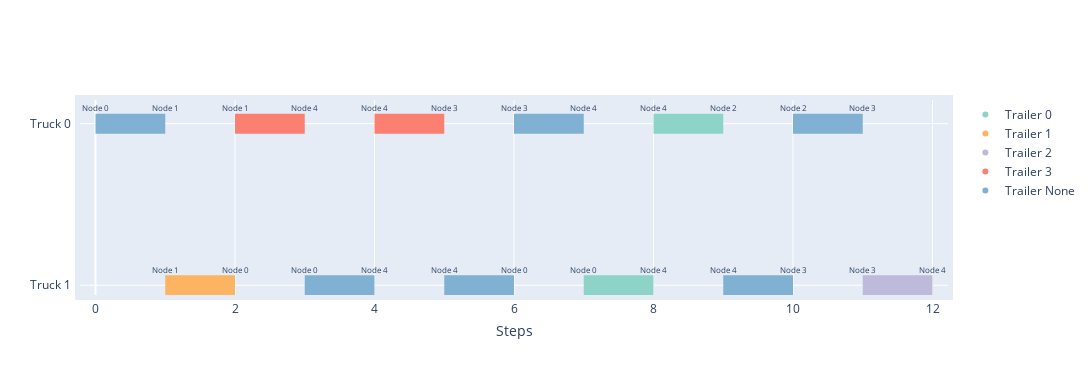

This figure's notebook cell:
### Code cell
env = EVRP
dataset = env.make_dataset(
        filename='../instances/paper_5_nodes_swapping.json',
        r_threshold=0.6
    )
example_name="paper5"

# Need a dataloader to batch instances
dataloader = DataLoader(dataset, batch_size=1, collate_fn=collate_fn)

# Make var works for dicts
batch = next(iter(dataloader))

# Run the model
model.eval()
model.set_decode_type('greedy')

with torch.no_grad():
    cost, length, reward, penalty, _, edges, decision = model(batch[0].copy(), batch[1].copy(), return_pi=True)

edges=edges.permute(1,2,0)
decision=decision.permute(0, 2, 1)

for i, graph in enumerate(batch[1]):
    edge_count = len(edges[i]) + 1

    cols = 3
    rows = math.ceil(edge_count / cols)
    fig, axs = plt.subplots(rows, cols, figsize=(15, rows * 5.5))  # Adjusted figure size
    plt.subplots_adjust(wspace=0.02, hspace=0.02)

    # Flatten axs to easily iterate over it
    axs = axs.ravel()

    graph.draw(ax=axs[0], with_labels=False)
    axs[0].set_title("Initial State")
    axs[0].set_xlim([-0.7, 1.3])
    axs[0].set_ylim([-0.7, 1.3])
    axs[0].set_aspect('equal')

    col = 1
    for edge, d in zip(edges[i], decision[i]):

        graph.clear()
        graph.visit_edges([edge])
        graph.draw(ax=axs[col], with_labels=True)
        axs[col].set_title(f"Step {col-1}")
        axs[col].set_xlim([-0.7, 1.3])
        axs[col].set_ylim([-0.7, 1.3])
        axs[col].set_aspect('equal')

        col += 1

    data = edges[i].numpy().astype(int)
    plot_timeline(data, example_name=example_name)

# Hide empty subplots
for j in range(col, len(axs)):
    axs[j].axis('off')

plt.savefig(f"../images/evrp/plot_solution_graphs_{example_name}.png")
plt.show()
plt.close()

### Figure 1 — Plotly figure (JSON) as saved in the notebook; plotly's stock layout.template omitted (floating-point values rounded to 4 significant figures)
{"data": [{"hoverinfo": "none", "line": {"color": "rgb(128,177,211)", "width": 20}, "mode": "lines", "name": "Truck 0 ", "showlegend": false, "type": "scatter", "x": [0, 1], "y": [0, 0]}, {"hoverinfo": "none", "line": {"color": "rgb(251,128,114)", "width": 20}, "mode": "lines", "name": "Truck 0 ", "showlegend": false, "type": "scatter", "x": [2, 3], "y": [0, 0]}, {"hoverinfo": "none", "line": {"color": "rgb(251,128,114)", "width": 20}, "mode": "lines", "name": "Truck 0 ", "showlegend": false, "type": "scatter", "x": [4, 5], "y": [0, 0]}, {"hoverinfo": "none", "line": {"color": "rgb(128,177,211)", "width": 20}, "mode": "lines", "name": "Truck 0 ", "showlegend": false, "type": "scatter", "x": [6, 7], "y": [0, 0]}, {"hoverinfo": "none", "line": {"color": "rgb(141,211,199)", "width": 20}, "mode": "lines", "name": "Truck 0 ", "showlegend": false, "type": "scatter", "x": [8, 9], "y": [0, 0]}, {"hoverinfo": "none", "line": {"color": "rgb(128,177,211)", "width": 20}, "mode": "lines", "name": "Truck 0 ", "showlegend": false, "type": "scatter", "x": [10, 11], "y": [0, 0]}, {"hoverinfo": "none", "line": {"color": "rgb(253,180,98)", "width": 20}, "mode": "lines", "name": "Truck 1 ", "showlegend": false, "type": "scatter", "x": [1, 2], "y": [1, 1]}, {"hoverinfo": "none", "line": {"color": "rgb(128,177,211)", "width": 20}, "mode": "lines", "name": "Truck 1 ", "showlegend": false, "type": "scatter", "x": [3, 4], "y": [1, 1]}, {"hoverinfo": "none", "line": {"color": "rgb(128,177,211)", "width": 20}, "mode": "lines", "name": "Truck 1 ", "showlegend": false, "type": "scatter", "x": [5, 6], "y": [1, 1]}, {"hoverinfo": "none", "line": {"color": "rgb(141,211,199)", "width": 20}, "mode": "lines", "name": "Truck 1 ", "showlegend": false, "type": "scatter", "x": [7, 8], "y": [1, 1]}, {"hoverinfo": "none", "line": {"color": "rgb(128,177,211)", "width": 20}, "mode": "lines", "name": "Truck 1 ", "showlegend": false, "type": "scatter", "x": [9, 10], "y": [1, 1]}, {"hoverinfo": "none", "line": {"color": "rgb(190,186,218)", "width": 20}, "mode": "lines", "name": "Truck 1 ", "showlegend": false, "type": "scatter", "x": [11, 12], "y": [1, 1]}, {"legendgroup": "Trailer 0", "marker": {"color": "rgb(141,211,199)"}, "mode": "markers", "name": "Trailer 0", "type": "scatter", "x": [null], "y": [null]}, {"legendgroup": "Trailer 1", "marker": {"color": "rgb(253,180,98)"}, "mode": "markers", "name": "Trailer 1", "type": "scatter", "x": [null], "y": [null]}, {"legendgroup": "Trailer 2", "marker": {"color": "rgb(190,186,218)"}, "mode": "markers", "name": "Trailer 2", "type": "scatter", "x": [null], "y": [null]}, {"legendgroup": "Trailer 3", "marker": {"color": "rgb(251,128,114)"}, "mode": "markers", "name": "Trailer 3", "type": "scatter", "x": [null], "y": [null]}, {"legendgroup": "Trailer None", "marker": {"color": "rgb(128,177,211)"}, "mode": "markers", "name": "Trailer None", "type": "scatter", "x": [null], "y": [null]}], "layout": {"annotations": [{"align": "center", "arrowhead": 2, "arrowsize": 1.5, "arrowwidth": 1.5, "ax": -5, "ay": 0, "font": {"size": 8}, "showarrow": false, "text": "Node 0", "valign": "bottom", "x": 0, "xref": "x", "y": -0.1, "yref": "y"}, {"align": "center", "arrowhead": 2, "arrowsize": 1.5, "arrowwidth": 1.5, "ax": -5, "ay": 0, "font": {"size": 8}, "showarrow": false, "text": "Node 1", "valign": "bottom", "x": 1, "xref": "x", "y": -0.1, "yref": "y"}, {"align": "center", "arrowhead": 2, "arrowsize": 1.5, "arrowwidth": 1.5, "ax": -5, "ay": 0, "font": {"size": 8}, "showarrow": false, "text": "Node 1", "valign": "bottom", "x": 2, "xref": "x", "y": -0.1, "yref": "y"}, {"align": "center", "arrowhead": 2, "arrowsize": 1.5, "arrowwidth": 1.5, "ax": -5, "ay": 0, "font": {"size": 8}, "showarrow": false, "text": "Node 4", "valign": "bottom", "x": 3, "xref": "x", "y": -0.1, "yref": "y"}, {"align": "center", "arrowhead": 2, "arrowsize": 1.5, "arrowwidth": 1.5, "ax": -5, "ay": 0, "font": {"size": 8}, "showarrow": false, "text": "Node 4", "valign": "bottom", "x": 4, "xref": "x", "y": -0.1, "yref": "y"}, {"align": "center", "arrowhead": 2, "arrowsize": 1.5, "arrowwidth": 1.5, "ax": -5, "ay": 0, "font": {"size": 8}, "showarrow": false, "text": "Node 3", "valign": "bottom", "x": 5, "xref": "x", "y": -0.1, "yref": "y"}, {"align": "center", "arrowhead": 2, "arrowsize": 1.5, "arrowwidth": 1.5, "ax": -5, "ay": 0, "font": {"size": 8}, "showarrow": false, "text": "Node 3", "valign": "bottom", "x": 6, "xref": "x", "y": -0.1, "yref": "y"}, {"align": "center", "arrowhead": 2, "arrowsize": 1.5, "arrowwidth": 1.5, "ax": -5, "ay": 0, "font": {"size": 8}, "showarrow": false, "text": "Node 4", "valign": "bottom", "x": 7, "xref": "x", "y": -0.1, "yref": "y"}, {"align": "center", "arrowhead": 2, "arrowsize": 1.5, "arrowwidth": 1.5, "ax": -5, "ay": 0, "font": {"size": 8}, "showarrow": false, "text": "Node 4", "valign": "bottom", "x": 8, "xref": "x", "y": -0.1, "yref": "y"}, {"align": "center", "arrowhead": 2, "arrowsize": 1.5, "arrowwidth": 1.5, "ax": -5, "ay": 0, "font": {"size": 8}, "showarrow": false, "text": "Node 2", "valign": "bottom", "x": 9, "xref": "x", "y": -0.1, "yref": "y"}, {"align": "center", "arrowhead": 2, "arrowsize": 1.5, "arrowwidth": 1.5, "ax": -5, "ay": 0, "font": {"size": 8}, "showarrow": false, "text": "Node 2", "valign": "bottom", "x": 10, "xref": "x", "y": -0.1, "yref": "y"}, {"align": "center", "arrowhead": 2, "arrowsize": 1.5, "arrowwidth": 1.5, "ax": -5, "ay": 0, "font": {"size": 8}, "showarrow": false, "text": "Node 3", "valign": "bottom", "x": 11, "xref": "x", "y": -0.1, "yref": "y"}, {"align": "center", "arrowhead": 2, "arrowsize": 1.5, "arrowwidth": 1.5, "ax": -5, "ay": 0, "font": {"size": 8}, "showarrow": false, "text": "Node 1", "valign": "bottom", "x": 1, "xref": "x", "y": 0.9, "yref": "y"}, {"align": "center", "arrowhead": 2, "arrowsize": 1.5, "arrowwidth": 1.5, "ax": -5, "ay": 0, "font": {"size": 8}, "showarrow": false, "text": "Node 0", "valign": "bottom", "x": 2, "xref": "x", "y": 0.9, "yref": "y"}, {"align": "center", "arrowhead": 2, "arrowsize": 1.5, "arrowwidth": 1.5, "ax": -5, "ay": 0, "font": {"size": 8}, "showarrow": false, "text": "Node 0", "valign": "bottom", "x": 3, "xref": "x", "y": 0.9, "yref": "y"}, {"align": "center", "arrowhead": 2, "arrowsize": 1.5, "arrowwidth": 1.5, "ax": -5, "ay": 0, "font": {"size": 8}, "showarrow": false, "text": "Node 4", "valign": "bottom", "x": 4, "xref": "x", "y": 0.9, "yref": "y"}, {"align": "center", "arrowhead": 2, "arrowsize": 1.5, "arrowwidth": 1.5, "ax": -5, "ay": 0, "font": {"size": 8}, "showarrow": false, "text": "Node 4", "valign": "bottom", "x": 5, "xref": "x", "y": 0.9, "yref": "y"}, {"align": "center", "arrowhead": 2, "arrowsize": 1.5, "arrowwidth": 1.5, "ax": -5, "ay": 0, "font": {"size": 8}, "showarrow": false, "text": "Node 0", "valign": "bottom", "x": 6, "xref": "x", "y": 0.9, "yref": "y"}, {"align": "center", "arrowhead": 2, "arrowsize": 1.5, "arrowwidth": 1.5, "ax": -5, "ay": 0, "font": {"size": 8}, "showarrow": false, "text": "Node 0", "valign": "bottom", "x": 7, "xref": "x", "y": 0.9, "yref": "y"}, {"align": "center", "arrowhead": 2, "arrowsize": 1.5, "arrowwidth": 1.5, "ax": -5, "ay": 0, "font": {"size": 8}, "showarrow": false, "text": "Node 4", "valign": "bottom", "x": 8, "xref": "x", "y": 0.9, "yref": "y"}, {"align": "center", "arrowhead": 2, "arrowsize": 1.5, "arrowwidth": 1.5, "ax": -5, "ay": 0, "font": {"size": 8}, "showarrow": false, "text": "Node 4", "valign": "bottom", "x": 9, "xref": "x", "y": 0.9, "yref": "y"}, {"align": "center", "arrowhead": 2, "arrowsize": 1.5, "arrowwidth": 1.5, "ax": -5, "ay": 0, "font": {"size": 8}, "showarrow": false, "text": "Node 3", "valign": "bottom", "x": 10, "xref": "x", "y": 0.9, "yref": "y"}, {"align": "center", "arrowhead": 2, "arrowsize": 1.5, "arrowwidth": 1.5, "ax": -5, "ay": 0, "font": {"size": 8}, "showarrow": false, "text": "Node 3", "valign": "bottom", "x": 11, "xref": "x", "y": 0.9, "yref": "y"}, {"align": "center", "arrowhead": 2, "arrowsize": 1.5, "arrowwidth": 1.5, "ax": -5, "ay": 0, "font": {"size": 8}, "showarrow": false, "text": "Node 4", "valign": "bottom", "x": 12, "xref": "x", "y": 0.9, "yref": "y"}], "height": 375, "legend": {"traceorder": "normal"}, "margin": {"pad": 5}, "showlegend": true, "width": 1200, "xaxis": {"title": {"text": "Steps"}}, "yaxis": {"autorange": "reversed", "ticktext": ["Truck 0 ", "Truck 1 "], "tickvals": [0, 1], "type": "category"}}}
